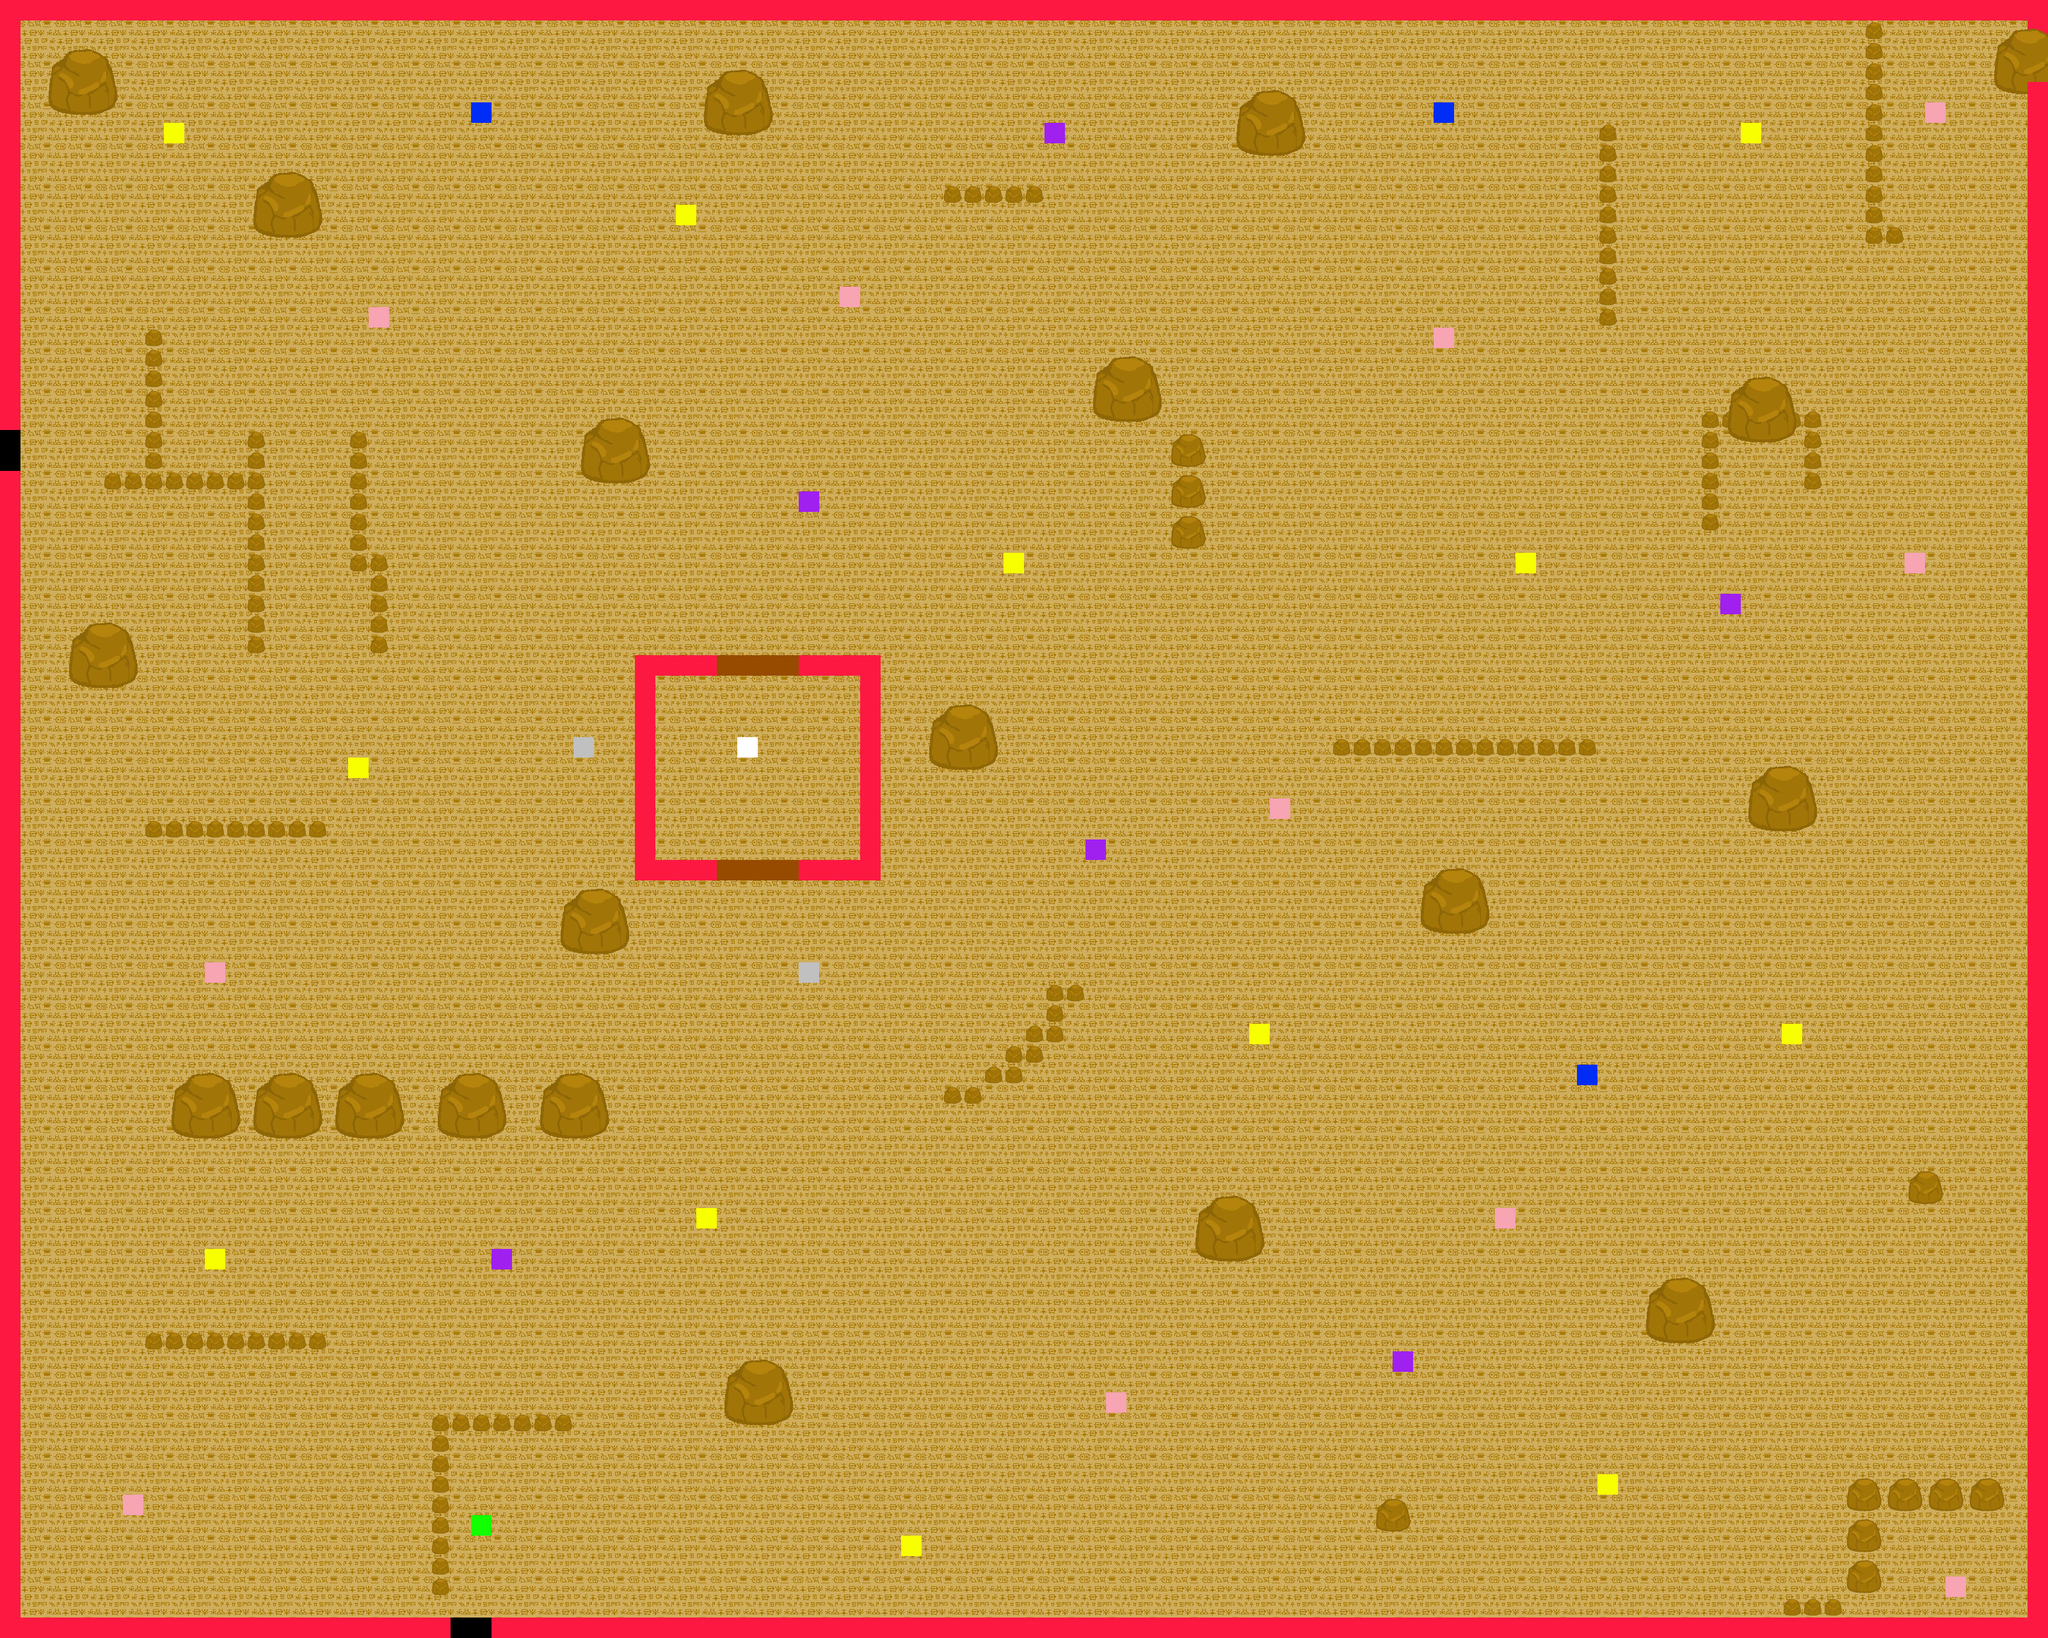

Below is a game level as drawn by its tile map, then a one-line description and the .tmx that defines it (tile-layer data replaced by summaries):
An orthogonal 100x80 tile map with 32x32 px tiles, 3 tile layers (Tile Layer 1, Tile Layer 2, ruin3_obstacles), 5 tilesets.

<map version="1.10" tiledversion="1.11.0" orientation="orthogonal" renderorder="right-down" width="100" height="80" tilewidth="32" tileheight="32" infinite="0" nextlayerid="4" nextobjectid="1">
 <editorsettings>
  <export target="FloorInfo/ruin3_map_tiled.csv" format="csv" />
 </editorsettings>
 <tileset firstgid="1" source="base_floor.tsx" />
 <tileset firstgid="5" source="base_border.tsx" />
 <tileset firstgid="21" source="base_gate.tsx" />
 <tileset firstgid="23" source="ruin3_obstacles.tsx" />
 <tileset firstgid="1027" source="ruin3_gate_lock.tsx" />
 <layer id="1" name="Tile Layer 1" width="100" height="80" locked="1">
  <data>[8000 cells, 8000 non-empty, 4 distinct tile ids]</data>
 </layer>
 <layer id="2" name="Tile Layer 2" width="100" height="80" locked="1">
  <data>[8000 cells, 394 non-empty, 17 distinct tile ids]</data>
 </layer>
 <layer id="3" name="ruin3_obstacles" width="100" height="80" locked="1">
  <data>[8000 cells, 604 non-empty, 13 distinct tile ids]</data>
 </layer>
</map>
